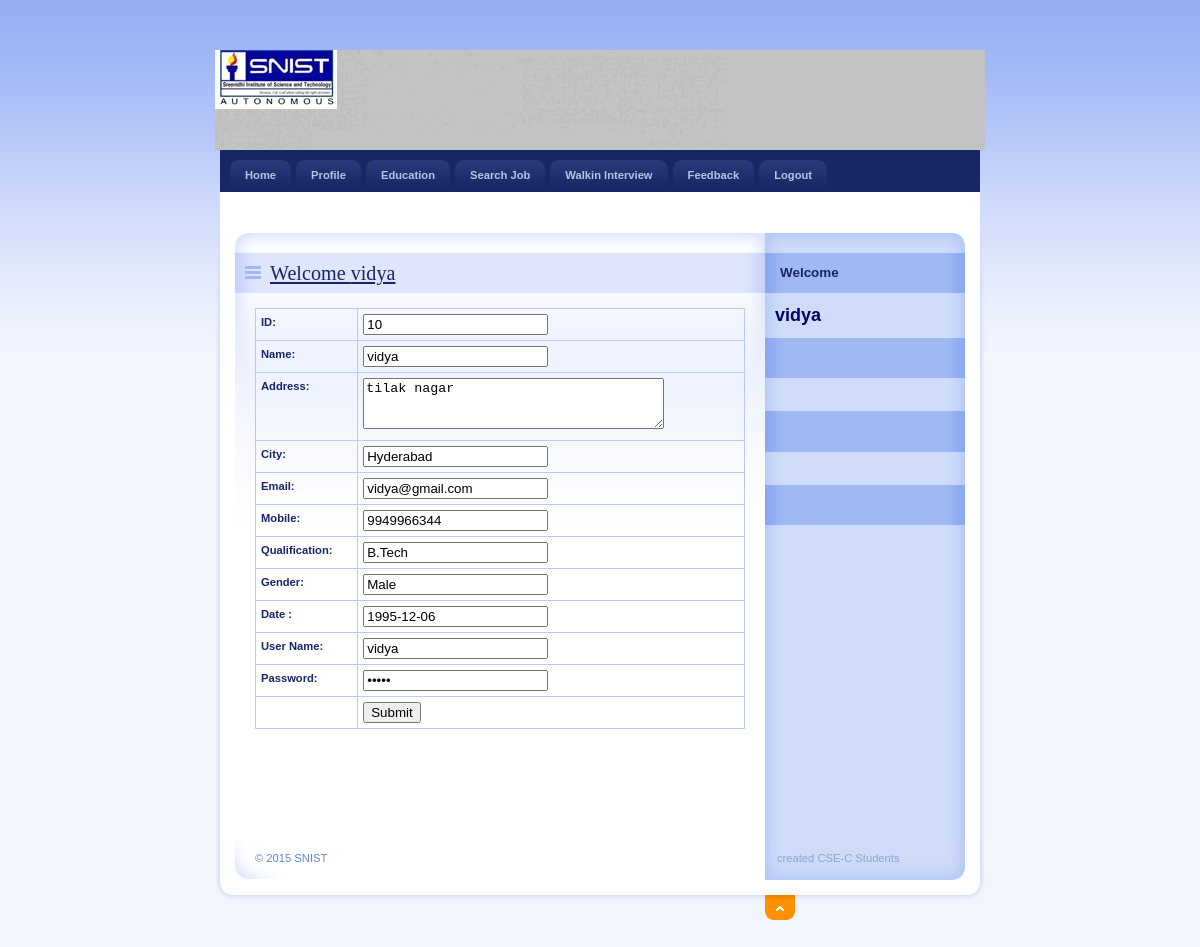
The page /Student/EditProfile.php (signed in) on the database its author committed.
### tables this page shows
CREATE TABLE `student_reg` (
  `StudentId` int(11) NOT NULL,
  `StudentName` varchar(20) NOT NULL,
  `Address` varchar(100) NOT NULL,
  `City` varchar(20) NOT NULL,
  `Email` varchar(40) NOT NULL,
  `Mobile` bigint(20) NOT NULL,
  `Qualification` varchar(20) NOT NULL,
  `Gender` varchar(10) NOT NULL,
  `BirthDate` date NOT NULL,
  `Resume` varchar(200) NOT NULL,
  `Status` varchar(10) NOT NULL,
  `UserName` varchar(20) NOT NULL,
  `Password` varchar(20) NOT NULL,
  `Question` varchar(100) NOT NULL,
  `Answer` varchar(50) NOT NULL
);

### Student/EditProfile.php (the view, shortened to what this page needs)
<!DOCTYPE html PUBLIC "-//W3C//DTD XHTML 1.0 Strict//EN" "http://www.w3.org/TR/xhtml1/DTD/xhtml1-strict.dtd">
<html xmlns="http://www.w3.org/1999/xhtml" xml:lang="cs" lang="cs">
<head>
    <link rel="stylesheet" media="screen,projection" type="text/css" href="./css/main.css" />
    <link rel="stylesheet" media="print" type="text/css" href="./css/print.css" />
    <link rel="stylesheet" media="aural" type="text/css" href="./css/aural.css" />
    <link href="../SpryAssets/SpryValidationTextField.css" rel="stylesheet" type="text/css" />
    <link href="../SpryAssets/SpryValidationTextarea.css" rel="stylesheet" type="text/css" />
</head>
<body id="www-url-cz">
<div id="main" class="box">
<?php
include "Header.php"
?>
<?php
include "menu.php"
?>
    <div id="page" class="box">
    <div id="page-in" class="box">
        <div id="strip" class="box noprint">
            <p id="breadcrumbs">&nbsp;</p>
        </div>
        <div id="content">
            <div class="article">
                <h2><span><a href="#">Welcome <?php echo $_SESSION['Name'];?></a></span></h2>
               <?php
$ID=$_SESSION['ID'];
$con = mysql_connect("localhost","root");
$sql = "select * from student_reg where StudentId ='".$ID."'  ";
$result = mysql_query($sql,$con);
$row = mysql_fetch_array($result)
?>
<form method="post" action="UpdateProfile.php">
                <table width="100%" border="1" cellspacing="2" cellpadding="2">
                  <tr>
                    <td><strong>ID:</strong></td>
                    <td><span id="sprytextfield2">
                      <label>
                      <input name="txtId" type="text" id="txtId" value="<?php echo $row['StudentId'];?>" />
                      </label>
                    <span class="textfieldRequiredMsg">A value is required.</span></span></td>
                  </tr>
				  <tr>
                    <td><strong>Name:</strong></td>
                    <td><span id="sprytextfield2">
                      <label>
                      <input name="txtName" type="text" id="txtName" value="<?php echo $row['StudentName'];?>" />
                      </label>
                    <span class="textfieldRequiredMsg">A value is required.</span></span></td>
                  </tr>
                  <tr>
                    <td><strong>Address:</strong></td>
                    <td><span id="sprytextarea1">
                      <label>
                      <textarea name="txtAddress" id="txtAddress" cols="35" rows="3"><?php echo $row['Address'];?></textarea>
                      </label>
                    <span class="textareaRequiredMsg">A value is required.</span></span></td>
                  </tr>
                  <tr>
                    <td><strong>City:</strong></td>
                    <td><span id="sprytextfield4">
                      <label>
                      <input name="txtCity" type="text" id="txtCity" value="<?php echo $row['City'];?>" />
                      </label>
                    <span class="textfieldRequiredMsg">A value is required.</span></span></td>
                  </tr>
                  <tr>
                    <td><strong>Email:</strong></td>
                    <td><span id="sprytextfield5">
                      <label>
                      <input name="txtEmail" type="text" id="txtEmail" value="<?php echo $row['Email'];?>" />
                      </label>
                    <span class="textfieldRequiredMsg">A value is required.</span></span></td>
                  </tr>
                  <tr>
                    <td><strong>Mobile:</strong></td>
                    <td><span id="sprytextfield6">
                      <label>
                      <input name="txtMobile" type="text" id="txtMobile" value="<?php echo $row['Mobile'];?>" />
                      </label>
                    <span class="textfieldRequiredMsg">A value is required.</span></span></td>
                  </tr>
                  <tr>
                    <td><strong>Qualification:</strong></td>
                    <td><span id="sprytextfield7">
                      <label>
                      <input name="txtArea" type="text" id="txtArea" value="<?php echo $row['Qualification'];?>" />
                      </label>
                    <span class="textfieldRequiredMsg">A value is required.</span></span></td>
                  </tr>
				  <tr>
                    <td><strong>Gender:</strong></td>
                    <td><span id="sprytextfield3">
                      <label>
                      <input name="txtContact" type="text" id="txtContact" value="<?php echo $row['Gender'];?>" />
                      </label>
                    <span class="textfieldRequiredMsg">A value is required.</span></span></td>
                  </tr>
				  <tr>
                    <td><strong>Date :</strong></td>
                    <td><span id="sprytextfield3">
                      <label>
                      <input name="txtDate" type="text" id="txtDate" value="<?php echo $row['BirthDate'];?>" />
                      </label>
                    <span class="textfieldRequiredMsg">A value is required.</span></span></td>
                  </tr>
                  <tr>
                    <td><strong>User Name:</strong></td>
                    <td><span id="sprytextfield8">
                      <label>
                      <input name="txtUser" type="text" id="txtUser" value="<?php echo $row['UserName'];?>" />
                      </label>
                    <span class="textfieldRequiredMsg">A value is required.</span></span></td>
                  </tr>
                  <tr>
                    <td><strong>Password:</strong></td>
                    <td><span id="sprytextfield9">
                      <label>
                      <input name="txtPassword" type="password" id="txtPassword" value="<?php echo $row['Password'];?>" />
                      </label>
                    <span class="textfieldRequiredMsg">A value is required.</span></span></td>
                  </tr>
                  <tr>
                    <td>&nbsp;</td>
                    <td><label>
                      <input type="submit" name="button" id="button" value="Submit" />
                    </label></td>
                  </tr>
                </table>
</form>
              <p>&nbsp;</p>
                <p class="btn-more box noprint">&nbsp;</p>
          </div>
        </div>
<?php
include "right.php"
?>
    </div>
    </div>
<?php
include "footer.php"
?>
</div>
</body>
</html>

### Student/css/main.css (style rules this page uses)
* { min-height:1px; }
body { border:0; margin:0; padding:0; background:#F2F5FE url("../design/bg.gif") 0 0 repeat-x; font:70%/160% "verdana",sans-serif; color:#192666; _text-align:center; }
a { color:#192666; }
p { border:0; margin:15px 0; padding:0; }
div { display:block; border:0; margin:0; padding:0; }
h1, h2, h3, h4, h5 { border:0; margin:15px 0 10px 0; padding:0; font-weight:bold; }
h2 { font-size:180%; line-height:100%; font-family:"georgia",serif; font-weight:normal; }
table { display:table; border-collapse:collapse; margin:15px 0; padding:0; border:1px solid #B7CAF6; font-size:100%; }
tr { display:table-row; }
th, td { display: table-cell; border:1px solid #B7CAF6; margin:0; padding:5px; vertical-align:top; text-align:left; }
form { border:0; margin:0; padding:0; }
a, img, span { border:0; margin:0; padding:0; }
strong, .strong { font-weight:bold; }
.box { min-height:1px; _height:1px; }
.box:after { content:"."; display:block; line-height:0px; font-size:0px; visibility:hidden; clear:both; }
#main { width:770px; margin:50px auto 0 auto; _text-align:left; }
#page { width:770px; min-height:1px; background:#FFF url("../design/bg_page.gif") 0 0 repeat-y; _height:1px; }
#page-in { min-height:1px; padding:10px 0; background:url("../design/bg_page_in.jpg") 0 0 no-repeat; _height:1px; }
#strip { position:relative; clear:both; padding:3px 20px 10px 20px; color:#6182D1; }
#strip p { margin:0; }
#strip #breadcrumbs { width:520px; margin:0; padding:0; }
#content { float:left; width:530px; _width:550px; margin:0; padding:0 0 0 20px; }
#content .article { clear:both; margin:0; padding:20px; background:url("../design/content_article_bg.jpg") 0 0 no-repeat; }
#content .article h2 { margin:0 -20px; padding:10px; background:#DEE5FD url("../design/content_title_bg.gif") 0 0 repeat-y; color:#192666; }
#content .article h2 span { background:url("../design/ico_list.gif") 0 50% no-repeat; padding-left:25px; }
#content .article p { text-align:justify; }
#content .btn-more { margin:0 0 15px 0; padding:0; border:0; position:relative; }

### Student/css/print.css (style rules this page uses)
body { border:0; margin:0; padding:0; font-size:12pt }
a { color:#000; text-decoration:none; }
h1, h2, h3 { page-break-after:avoid; page-break-inside:avoid; }
table { border-collapse: collapse; border-width:1px; border-style:solid; }
th, td { display:table-cell; border-width:1px; border-style:solid; }
.noprint { display:none; }

### Student/css/aural.css (style rules this page uses)
body { voice-family:paul,male; volume:loud; speech-rate:slow; richness:90; stress:20; }
h1, h2, h3, h4, h5 { cue-before:url("ping.au"); }
p, table { pause:50ms; }
strong { pitch:medium; pitch-range:60; stress:90; richness:90; }

### rows shown on the page
student_reg: txtId "10", txtName "vidya", txtAddress "tilak nagar", txtCity "Hyderabad", txtEmail "vidya@gmail.com", txtMobile "9949966344", txtArea "B.Tech", txtContact "Male", txtDate "1995-12-06", txtUser "vidya"

### other values the page prints
$_SESSION['Name'] "vidya"
